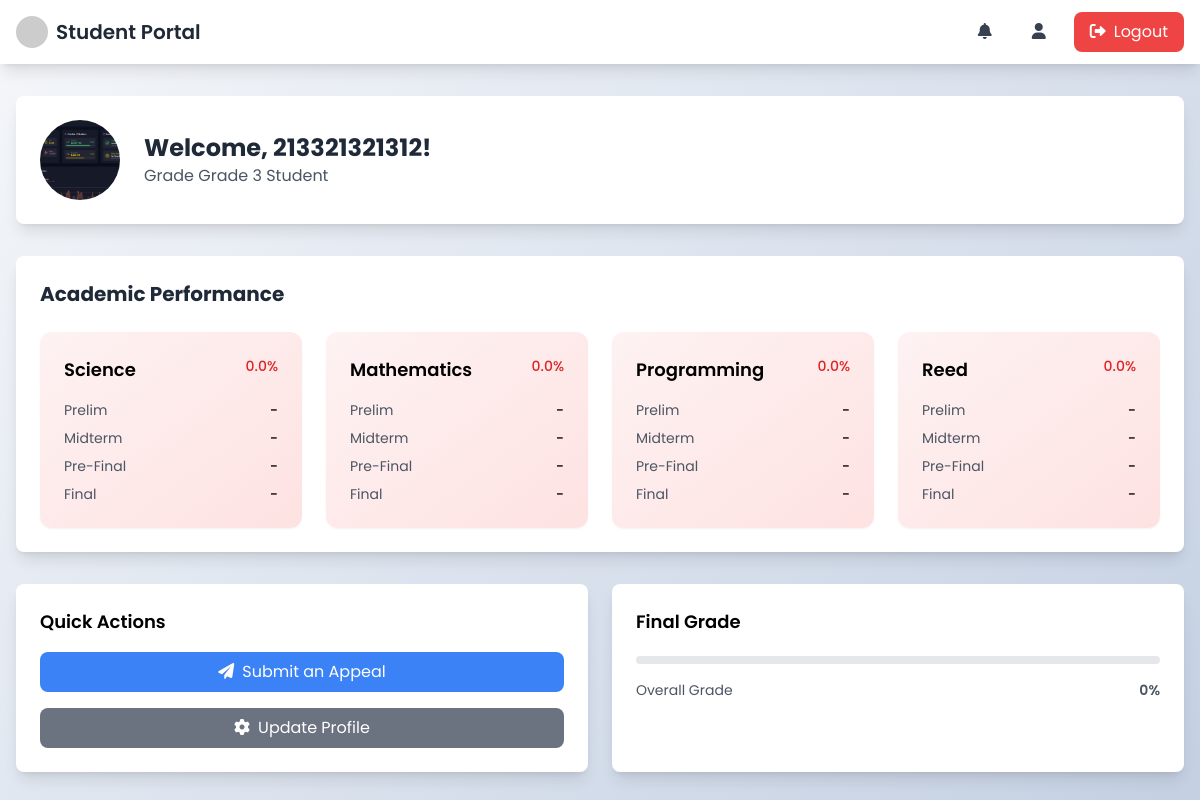
The app's page /dist/student/student.php (signed in) with its own data.
### tables this page shows
CREATE TABLE `acc_tb` (
  `a_id` int(11) NOT NULL,
  `a_fn` varchar(50) DEFAULT NULL,
  `a_email` varchar(50) DEFAULT NULL,
  `a_password` varchar(250) DEFAULT NULL,
  `a_type` enum('staff','student','admin') DEFAULT NULL,
  `a_grade` varchar(50) DEFAULT NULL,
  `a_gender` varchar(50) DEFAULT NULL,
  `a_age` int(50) DEFAULT NULL,
  `a_pc` varchar(50) DEFAULT NULL,
  `a_pcn` varchar(50) DEFAULT NULL,
  `a_image` varchar(50) DEFAULT NULL,
  `a_status` varchar(50) NOT NULL
);

### dist/student/student.php (the view, shortened to what this page needs)
<?php
$conn = new mysqli('localhost', 'root', '', 'grading_db');
$user_id = $_SESSION['user_id'];
$stmt = $conn->prepare("
    SELECT a.*, g.*
    FROM acc_tb a
    LEFT JOIN grades_tb g ON a.a_id = g.a_id
    WHERE a.a_id = ?
");
$stmt->bind_param("i", $user_id);
$stmt->execute();
$result = $stmt->get_result();
$student = $result->fetch_assoc();
?>
<!DOCTYPE html>
<html lang="en">
<head>
    <script src="https://cdn.tailwindcss.com"></script>
    <link href="https://cdnjs.cloudflare.com/ajax/libs/font-awesome/6.0.0/css/all.min.css" rel="stylesheet">
    <link rel="stylesheet" href="https://cdnjs.cloudflare.com/ajax/libs/animate.css/4.1.1/animate.min.css">
</head>
<body class="min-h-screen">
    <nav class="bg-white shadow-lg">
        <div class="max-w-7xl mx-auto px-4">
            <div class="flex justify-between items-center h-16">
                <div class="flex items-center">
                    <img src="https://via.placeholder.com/40" alt="Logo" class="h-8 w-8 rounded-full">
                    <span class="ml-2 text-xl font-semibold text-gray-800">Student Portal</span>
                </div>
                <div class="flex items-center space-x-4">
                    <button onclick="loadNotifications()" class="nav-link px-3 py-2 text-gray-700 hover:text-blue-600">
                        <i class="fas fa-bell"></i>
                    </button>
                    <button onclick="document.getElementById('accountModal').classList.remove('hidden')" class="nav-link px-3 py-2 text-gray-700 hover:text-blue-600">
                        <i class="fas fa-user"></i>
                    </button>
                    <button onclick="window.location.href='../auth/login.php'" class="bg-red-500 hover:bg-red-600 text-white px-4 py-2 rounded-lg transition duration-300">
                        <i class="fas fa-sign-out-alt mr-2"></i>Logout
                    </button>
                </div>
            </div>
        </div>
    </nav>
    <div class="max-w-7xl mx-auto px-4 py-8">
        <div class="bg-white rounded-lg shadow-lg p-6 mb-8 animate__animated animate__fadeIn">
            <div class="flex items-center">
                <div class="flex-shrink-0">
                    <?php if (!empty($student['a_image'])): ?>
                        <img src="../uploads/profiles/<?php echo htmlspecialchars($student['a_image']); ?>" alt="Profile" class="h-20 w-20 rounded-full object-cover">
                    <?php else: ?>
                        <div class="h-20 w-20 rounded-full bg-blue-100 flex items-center justify-center">
                            <i class="fas fa-user text-blue-500 text-2xl"></i>
                        </div>
                    <?php endif; ?>
                </div>
                <div class="ml-6">
                    <h1 class="text-2xl font-bold text-gray-800">Welcome, <?php echo htmlspecialchars($student['a_fn']); ?>!</h1>
                    <p class="text-gray-600">Grade <?php echo htmlspecialchars($student['a_grade']); ?> Student</p>
                </div>
            </div>
        </div>
        <div class="bg-white rounded-lg shadow-lg p-6 mb-8">
            <h2 class="text-xl font-bold text-gray-800 mb-6">Academic Performance</h2>
            <div class="grid grid-cols-1 md:grid-cols-2 lg:grid-cols-4 gap-6">
                <?php
                $subjects = [
                    ['name' => 'Science', 'grades' => [$student['g_science1'], $student['g_science2'], $student['g_science3'], $student['g_science4']]],
                    ['name' => 'Mathematics', 'grades' => [$student['g_math1'], $student['g_math2'], $student['g_math3'], $student['g_math4']]],
                    ['name' => 'Programming', 'grades' => [$student['g_programming1'], $student['g_programming2'], $student['g_programming3'], $student['g_programming4']]],
                    ['name' => 'Reed', 'grades' => [$student['g_reed1'], $student['g_reed2'], $student['g_reed3'], $student['g_reed4']]]
                ];
                foreach ($subjects as $index => $subject):
                    $avgGrade = array_filter($subject['grades'], function ($grade) {
                        return $grade !== null;
                    });
                    $avgGrade = !empty($avgGrade) ? array_sum($avgGrade) / count($avgGrade) : 0;
                ?>
                    <div class="grade-card bg-gradient-to-br <?php echo $avgGrade >= 75 ? 'from-green-50 to-green-100' : 'from-red-50 to-red-100'; ?> rounded-xl p-6 shadow-sm" style="animation-delay: <?php echo $index * 0.1; ?>s">
                        <div class="flex justify-between items-start mb-4">
                            <h3 class="text-lg font-semibold"><?php echo $subject['name']; ?></h3>
                            <span class="text-sm font-medium <?php echo $avgGrade >= 75 ? 'text-green-600' : 'text-red-600'; ?>">
                                <?php echo number_format($avgGrade, 1); ?>%
                            </span>
                        </div>
                        <div class="space-y-2">
                            <?php foreach (['Prelim', 'Midterm', 'Pre-Final', 'Final'] as $i => $period): ?>
                                <div class="flex justify-between text-sm">
                                    <span class="text-gray-600"><?php echo $period; ?></span>
                                    <span class="font-medium"><?php echo $subject['grades'][$i] ?? '-'; ?></span>
                                </div>
                            <?php endforeach; ?>
                        </div>
                    </div>
                <?php endforeach; ?>
            </div>
        </div>
        <div class="grid grid-cols-1 md:grid-cols-2 gap-6 mb-8">
            <div class="bg-white rounded-lg shadow-lg p-6">
                <h3 class="text-lg font-semibold mb-4">Quick Actions</h3>
                <div class="space-y-4">
                    <button onclick="document.getElementById('appealModal').classList.remove('hidden')"
                        class="w-full bg-blue-500 hover:bg-blue-600 text-white px-4 py-2 rounded-lg transition duration-300">
                        <i class="fas fa-paper-plane mr-2"></i>Submit an Appeal
                    </button>
                    <button onclick="document.getElementById('accountModal').classList.remove('hidden')"
                        class="w-full bg-gray-500 hover:bg-gray-600 text-white px-4 py-2 rounded-lg transition duration-300">
                        <i class="fas fa-cog mr-2"></i>Update Profile
                    </button>
                </div>
            </div>
            <div class="bg-white rounded-lg shadow-lg p-6">
                <h3 class="text-lg font-semibold mb-4">Final Grade</h3>
                <div class="relative pt-1">
                    <?php
                    $totalGrade = $student['g_total'] ?? 0;
                    ?>
                    <div class="overflow-hidden h-2 mb-4 text-xs flex rounded bg-gray-200">
                    </div>
                    <div class="flex justify-between text-sm text-gray-600">
                        <span>Overall Grade</span>
                        <span class="font-semibold"><?php echo $totalGrade; ?>%</span>
                    </div>
                </div>
            </div>
        </div>
    </div>
</body>
</html>

### dist/student/student.php (style rules this page uses)
body { font-family: 'Poppins', sans-serif; background: linear-gradient(135deg, #f5f7fa 0%, #c3cfe2 100%); }
.grade-card { animation: fadeInUp 0.5s ease-out; }
.nav-link { position: relative; overflow: hidden; }
.nav-link::after { content: ''; position: absolute; bottom: 0; left: 0; width: 0; height: 2px; background-color: #3b82f6; transition: width 0.3s ease; }

### records on screen
acc_tb: a_image (picture), a_fn "213321321312", a_grade "Grade 3"

### other values on screen
$subject['name'] "Science"
$avgGrade "0.0"
$period "Prelim"
$subject['grades'][$i] "-"
$period "Midterm"
$period "Pre-Final"
$period "Final"
$subject['name'] "Mathematics"
$subject['name'] "Programming"
$subject['name'] "Reed"
$totalGrade "0"
